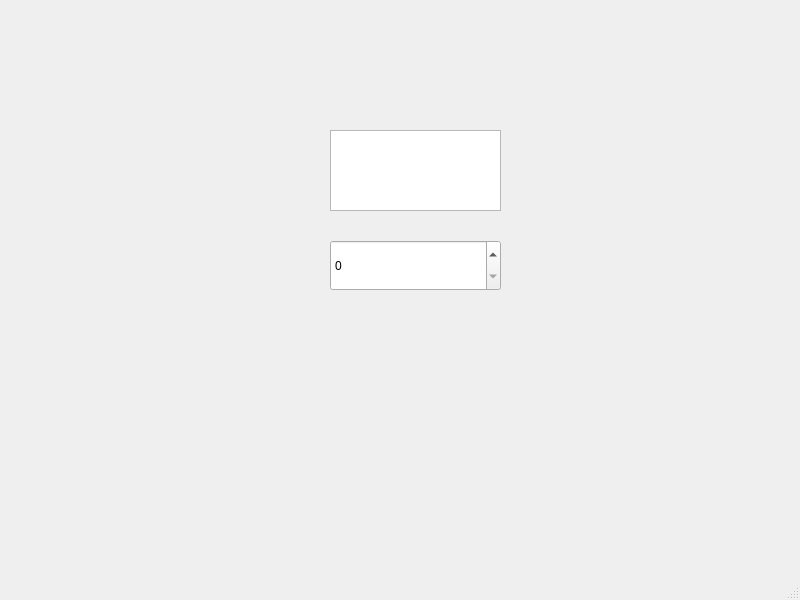
<?xml version="1.0" encoding="UTF-8"?>
<ui version="4.0">
 <class>MainWindow</class>
 <widget class="QMainWindow" name="MainWindow">
  <property name="geometry">
   <rect>
    <x>0</x>
    <y>0</y>
    <width>800</width>
    <height>600</height>
   </rect>
  </property>
  <property name="windowTitle">
   <string>MainWindow</string>
  </property>
  <widget class="QWidget" name="centralwidget">
   <widget class="QSpinBox" name="spinBox">
    <property name="geometry">
     <rect>
      <x>330</x>
      <y>240</y>
      <width>171</width>
      <height>51</height>
     </rect>
    </property>
   </widget>
   <widget class="QTextEdit" name="textEdit">
    <property name="geometry">
     <rect>
      <x>330</x>
      <y>130</y>
      <width>171</width>
      <height>81</height>
     </rect>
    </property>
   </widget>
  </widget>
  <widget class="QMenuBar" name="menubar">
   <property name="geometry">
    <rect>
     <x>0</x>
     <y>0</y>
     <width>800</width>
     <height>22</height>
    </rect>
   </property>
  </widget>
  <widget class="QStatusBar" name="statusbar"/>
 </widget>
 <resources/>
 <connections/>
</ui>
